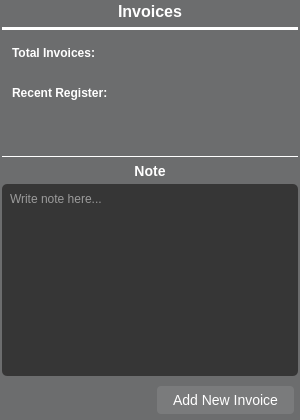
          <widget class="QWidget" name="InvoicesStatus" native="true">
           <property name="minimumSize">
            <size>
             <width>300</width>
             <height>300</height>
            </size>
           </property>
           <property name="maximumSize">
            <size>
             <width>1000</width>
             <height>1000</height>
            </size>
           </property>
           <property name="cursor">
            <cursorShape>PointingHandCursor</cursorShape>
           </property>
           <property name="styleSheet">
            <string notr="true">QWidget {
    background-color:  rgb(108, 109, 110);
    border-radius: 5px;
}

QWidget:hover {

    background-color: rgb(89, 90, 91);

}</string>
           </property>
           <layout class="QVBoxLayout" name="verticalLayout_13">
            <property name="leftMargin">
             <number>2</number>
            </property>
            <property name="topMargin">
             <number>2</number>
            </property>
            <property name="rightMargin">
             <number>2</number>
            </property>
            <property name="bottomMargin">
             <number>2</number>
            </property>
            <item>
             <widget class="QPushButton" name="BTNInvoices">
              <property name="styleSheet">
               <string notr="true">QPushButton{
    background-color: transparent;
        background: transparent;
    color:white;
    font-family: Arial, Helvetica, sans-serif;
    font-size: 16px;
    font-weight: bold;
    border: none;
}</string>
              </property>
              <property name="text">
               <string>Invoices</string>
              </property>
              <property name="icon">
               <iconset resource="Resources.qrc">
                <normaloff>:/images/icons/Documents.png</normaloff>:/images/icons/Documents.png</iconset>
              </property>
              <property name="iconSize">
               <size>
                <width>20</width>
                <height>20</height>
               </size>
              </property>
             </widget>
            </item>
            <item>
             <widget class="Line" name="line_13">
              <property name="styleSheet">
               <string notr="true">background-color: white;</string>
              </property>
              <property name="orientation">
               <enum>Qt::Horizontal</enum>
              </property>
             </widget>
            </item>
            <item>
             <layout class="QHBoxLayout" name="horizontalLayout_27">
              <property name="leftMargin">
               <number>10</number>
              </property>
              <property name="topMargin">
               <number>10</number>
              </property>
              <property name="rightMargin">
               <number>10</number>
              </property>
              <property name="bottomMargin">
               <number>10</number>
              </property>
              <item>
               <widget class="QLabel" name="InvoicesTotalStatus">
                <property name="styleSheet">
                 <string notr="true">background-color: transparent;
    color:white;
    font-family: Arial, Helvetica, sans-serif;
    font-size: 12px;
    font-weight: bold;
    border: none;</string>
                </property>
                <property name="text">
                 <string>Total Invoices:</string>
                </property>
               </widget>
              </item>
             </layout>
            </item>
            <item>
             <layout class="QHBoxLayout" name="horizontalLayout_28">
              <property name="leftMargin">
               <number>10</number>
              </property>
              <property name="topMargin">
               <number>10</number>
              </property>
              <property name="rightMargin">
               <number>10</number>
              </property>
              <property name="bottomMargin">
               <number>10</number>
              </property>
              <item>
               <widget class="QLabel" name="InvoicesRecentRegister">
                <property name="styleSheet">
                 <string notr="true">background-color: transparent;
    color:white;
    font-family: Arial, Helvetica, sans-serif;
    font-size: 12px;
    font-weight: bold;
    border: none;</string>
                </property>
                <property name="text">
                 <string>Recent Register:</string>
                </property>
               </widget>
              </item>
             </layout>
            </item>
            <item>
             <spacer name="verticalSpacer">
              <property name="orientation">
               <enum>Qt::Vertical</enum>
              </property>
              <property name="sizeHint" stdset="0">
               <size>
                <width>20</width>
                <height>40</height>
               </size>
              </property>
             </spacer>
            </item>
            <item>
             <widget class="Line" name="line_14">
              <property name="maximumSize">
               <size>
                <width>16777215</width>
                <height>1</height>
               </size>
              </property>
              <property name="styleSheet">
               <string notr="true">background-color: white;</string>
              </property>
              <property name="orientation">
               <enum>Qt::Horizontal</enum>
              </property>
             </widget>
            </item>
            <item>
             <layout class="QVBoxLayout" name="verticalLayout_19">
              <property name="spacing">
               <number>0</number>
              </property>
              <property name="leftMargin">
               <number>0</number>
              </property>
              <property name="topMargin">
               <number>0</number>
              </property>
              <property name="rightMargin">
               <number>0</number>
              </property>
              <property name="bottomMargin">
               <number>0</number>
              </property>
              <item>
               <layout class="QHBoxLayout" name="horizontalLayout_29">
                <property name="leftMargin">
                 <number>0</number>
                </property>
                <property name="topMargin">
                 <number>0</number>
                </property>
                <property name="rightMargin">
                 <number>0</number>
                </property>
                <property name="bottomMargin">
                 <number>5</number>
                </property>
                <item>
                 <widget class="QLabel" name="InvoicesNoteLabel">
                  <property name="styleSheet">
                   <string notr="true">background-color: transparent;
    color:white;
    font-family: Arial, Helvetica, sans-serif;
    font-size: 14px;
    font-weight: bold;
    border: none;</string>
                  </property>
                  <property name="text">
                   <string>Note</string>
                  </property>
                  <property name="alignment">
                   <set>Qt::AlignCenter</set>
                  </property>
                 </widget>
                </item>
               </layout>
              </item>
              <item>
               <widget class="QPlainTextEdit" name="InvoicesPlainText">
                <property name="styleSheet">
                 <string notr="true">background-color: rgb(54, 54, 54);
color: white;
padding: 4px;</string>
                </property>
                <property name="placeholderText">
                 <string>Write note here...</string>
                </property>
               </widget>
              </item>
             </layout>
            </item>
            <item>
             <layout class="QHBoxLayout" name="horizontalLayout_11">
              <property name="leftMargin">
               <number>3</number>
              </property>
              <property name="topMargin">
               <number>3</number>
              </property>
              <property name="rightMargin">
               <number>3</number>
              </property>
              <property name="bottomMargin">
               <number>3</number>
              </property>
              <item>
               <spacer name="horizontalSpacer_7">
                <property name="orientation">
                 <enum>Qt::Horizontal</enum>
                </property>
                <property name="sizeHint" stdset="0">
                 <size>
                  <width>40</width>
                  <height>20</height>
                 </size>
                </property>
               </spacer>
              </item>
              <item>
               <widget class="QPushButton" name="InvoicesAddNewInvoice">
                <property name="styleSheet">
                 <string notr="true">QPushButton {
    color: white; /* Default text color */
    border: 2px solid transparent; /* Default border */
    background-color: rgba(255, 255, 255, 0.1);
    padding: 5px 15px; /* Padding around text */
    text-align: center; /* Center text */
    text-decoration: none; /* Remove underline from text */
    font-size: 14px; /* Text size */

}

QPushButton:hover {
    background-color: rgba(255, 255, 255, 0.3); /* White background with 50% opacity */
    border: 2px solid white; /* White left border */
}</string>
                </property>
                <property name="text">
                 <string>Add New Invoice</string>
                </property>
               </widget>
              </item>
             </layout>
            </item>
           </layout>
          </widget>
